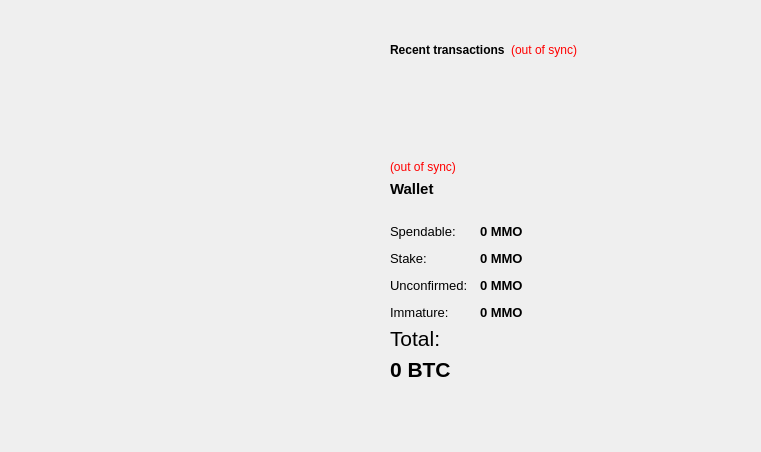
<?xml version="1.0" encoding="UTF-8"?>
<ui version="4.0">
 <class>OverviewPage</class>
 <widget class="QWidget" name="OverviewPage">
  <property name="geometry">
   <rect>
    <x>0</x>
    <y>0</y>
    <width>761</width>
    <height>452</height>
   </rect>
  </property>
  <property name="windowTitle">
   <string>Form</string>
  </property>
  <layout class="QHBoxLayout" name="horizontalLayout" stretch="1,1">
   <item>
    <layout class="QVBoxLayout" name="verticalLayout_2">
     <item>
      <spacer name="verticalSpacer">
       <property name="orientation">
        <enum>Qt::Vertical</enum>
       </property>
       <property name="sizeHint" stdset="0">
        <size>
         <width>20</width>
         <height>40</height>
        </size>
       </property>
      </spacer>
     </item>
    </layout>
   </item>
   <item>
    <layout class="QVBoxLayout" name="verticalLayout_3">
     <property name="sizeConstraint">
      <enum>QLayout::SetNoConstraint</enum>
     </property>
     <property name="topMargin">
      <number>0</number>
     </property>
     <item>
      <spacer name="verticalSpacer_5">
       <property name="orientation">
        <enum>Qt::Vertical</enum>
       </property>
       <property name="sizeType">
        <enum>QSizePolicy::Fixed</enum>
       </property>
       <property name="sizeHint" stdset="0">
        <size>
         <width>20</width>
         <height>20</height>
        </size>
       </property>
      </spacer>
     </item>
     <item>
      <widget class="QFrame" name="frame_2">
       <property name="styleSheet">
        <string notr="true">border: 0</string>
       </property>
       <property name="frameShape">
        <enum>QFrame::StyledPanel</enum>
       </property>
       <property name="frameShadow">
        <enum>QFrame::Raised</enum>
       </property>
       <layout class="QVBoxLayout" name="verticalLayout">
        <item>
         <spacer name="verticalSpacer_3">
          <property name="orientation">
           <enum>Qt::Vertical</enum>
          </property>
          <property name="sizeHint" stdset="0">
           <size>
            <width>20</width>
            <height>40</height>
           </size>
          </property>
         </spacer>
        </item>
        <item>
         <layout class="QHBoxLayout" name="horizontalLayout_2">
          <item>
           <widget class="QLabel" name="label_4">
            <property name="text">
             <string>&lt;b&gt;Recent transactions&lt;/b&gt;</string>
            </property>
           </widget>
          </item>
          <item>
           <widget class="QLabel" name="labelTransactionsStatus">
            <property name="toolTip">
             <string>The displayed information may be out of date. Your wallet automatically synchronizes with the MMOCoin network after a connection is established, but this process has not completed yet.</string>
            </property>
            <property name="styleSheet">
             <string notr="true">QLabel { color: red; }</string>
            </property>
            <property name="text">
             <string notr="true">(out of sync)</string>
            </property>
            <property name="alignment">
             <set>Qt::AlignRight|Qt::AlignTrailing|Qt::AlignVCenter</set>
            </property>
           </widget>
          </item>
          <item>
           <spacer name="horizontalSpacer">
            <property name="orientation">
             <enum>Qt::Horizontal</enum>
            </property>
            <property name="sizeHint" stdset="0">
             <size>
              <width>40</width>
              <height>20</height>
             </size>
            </property>
           </spacer>
          </item>
         </layout>
        </item>
        <item>
         <widget class="QListView" name="listTransactions">
          <property name="styleSheet">
           <string notr="true">QListView { background: transparent; }</string>
          </property>
          <property name="frameShape">
           <enum>QFrame::NoFrame</enum>
          </property>
          <property name="verticalScrollBarPolicy">
           <enum>Qt::ScrollBarAlwaysOff</enum>
          </property>
          <property name="horizontalScrollBarPolicy">
           <enum>Qt::ScrollBarAlwaysOff</enum>
          </property>
          <property name="selectionMode">
           <enum>QAbstractItemView::NoSelection</enum>
          </property>
         </widget>
        </item>
        <item>
         <widget class="QLabel" name="labelWalletStatus">
          <property name="toolTip">
           <string>The displayed information may be out of date. Your wallet automatically synchronizes with the MMOCoin network after a connection is established, but this process has not completed yet.</string>
          </property>
          <property name="styleSheet">
           <string notr="true">QLabel { color: red; }</string>
          </property>
          <property name="text">
           <string notr="true">(out of sync)</string>
          </property>
          <property name="alignment">
           <set>Qt::AlignLeading|Qt::AlignLeft|Qt::AlignVCenter</set>
          </property>
         </widget>
        </item>
        <item>
         <widget class="QLabel" name="label_5">
          <property name="font">
           <font>
            <pointsize>11</pointsize>
            <weight>75</weight>
            <bold>true</bold>
           </font>
          </property>
          <property name="text">
           <string>Wallet</string>
          </property>
         </widget>
        </item>
        <item>
         <spacer name="horizontalSpacer_2">
          <property name="orientation">
           <enum>Qt::Horizontal</enum>
          </property>
          <property name="sizeHint" stdset="0">
           <size>
            <width>40</width>
            <height>20</height>
           </size>
          </property>
         </spacer>
        </item>
        <item>
         <layout class="QFormLayout" name="formLayout_2">
          <property name="fieldGrowthPolicy">
           <enum>QFormLayout::AllNonFixedFieldsGrow</enum>
          </property>
          <property name="horizontalSpacing">
           <number>12</number>
          </property>
          <property name="verticalSpacing">
           <number>12</number>
          </property>
          <item row="0" column="0">
           <widget class="QLabel" name="label">
            <property name="font">
             <font>
              <pointsize>10</pointsize>
             </font>
            </property>
            <property name="text">
             <string>Spendable:</string>
            </property>
           </widget>
          </item>
          <item row="0" column="1">
           <widget class="QLabel" name="labelBalance">
            <property name="font">
             <font>
              <pointsize>10</pointsize>
              <weight>75</weight>
              <bold>true</bold>
             </font>
            </property>
            <property name="cursor">
             <cursorShape>IBeamCursor</cursorShape>
            </property>
            <property name="toolTip">
             <string>Your current spendable balance</string>
            </property>
            <property name="text">
             <string notr="true">0 MMO</string>
            </property>
            <property name="textInteractionFlags">
             <set>Qt::LinksAccessibleByMouse|Qt::TextSelectableByKeyboard|Qt::TextSelectableByMouse</set>
            </property>
           </widget>
          </item>
          <item row="1" column="0">
           <widget class="QLabel" name="label_6">
            <property name="font">
             <font>
              <pointsize>10</pointsize>
             </font>
            </property>
            <property name="text">
             <string>Stake:</string>
            </property>
           </widget>
          </item>
          <item row="1" column="1">
           <widget class="QLabel" name="labelStake">
            <property name="font">
             <font>
              <pointsize>10</pointsize>
              <weight>75</weight>
              <bold>true</bold>
             </font>
            </property>
            <property name="cursor">
             <cursorShape>IBeamCursor</cursorShape>
            </property>
            <property name="toolTip">
             <string>Total of coins that was staked, and do not yet count toward the current balance</string>
            </property>
            <property name="text">
             <string notr="true">0 MMO</string>
            </property>
            <property name="textInteractionFlags">
             <set>Qt::LinksAccessibleByMouse|Qt::TextSelectableByKeyboard|Qt::TextSelectableByMouse</set>
            </property>
           </widget>
          </item>
          <item row="2" column="0">
           <widget class="QLabel" name="label_3">
            <property name="font">
             <font>
              <pointsize>10</pointsize>
             </font>
            </property>
            <property name="text">
             <string>Unconfirmed:</string>
            </property>
           </widget>
          </item>
          <item row="2" column="1">
           <widget class="QLabel" name="labelUnconfirmed">
            <property name="font">
             <font>
              <pointsize>10</pointsize>
              <weight>75</weight>
              <bold>true</bold>
             </font>
            </property>
            <property name="cursor">
             <cursorShape>IBeamCursor</cursorShape>
            </property>
            <property name="toolTip">
             <string>Total of transactions that have yet to be confirmed, and do not yet count toward the current balance</string>
            </property>
            <property name="text">
             <string notr="true">0 MMO</string>
            </property>
            <property name="textInteractionFlags">
             <set>Qt::LinksAccessibleByMouse|Qt::TextSelectableByKeyboard|Qt::TextSelectableByMouse</set>
            </property>
           </widget>
          </item>
          <item row="3" column="0">
           <widget class="QLabel" name="labelImmatureText">
            <property name="font">
             <font>
              <pointsize>10</pointsize>
             </font>
            </property>
            <property name="text">
             <string>Immature:</string>
            </property>
           </widget>
          </item>
          <item row="3" column="1">
           <widget class="QLabel" name="labelImmature">
            <property name="font">
             <font>
              <pointsize>10</pointsize>
              <weight>75</weight>
              <bold>true</bold>
             </font>
            </property>
            <property name="toolTip">
             <string>Mined balance that has not yet matured</string>
            </property>
            <property name="text">
             <string notr="true">0 MMO</string>
            </property>
            <property name="textInteractionFlags">
             <set>Qt::LinksAccessibleByMouse|Qt::TextSelectableByKeyboard|Qt::TextSelectableByMouse</set>
            </property>
           </widget>
          </item>
         </layout>
        </item>
        <item>
         <widget class="QLabel" name="labelTotalText">
          <property name="font">
           <font>
            <family>Arial</family>
            <pointsize>16</pointsize>
           </font>
          </property>
          <property name="text">
           <string>Total:</string>
          </property>
         </widget>
        </item>
        <item>
         <widget class="QLabel" name="labelTotal">
          <property name="font">
           <font>
            <family>Arial</family>
            <pointsize>16</pointsize>
            <weight>75</weight>
            <bold>true</bold>
           </font>
          </property>
          <property name="cursor">
           <cursorShape>IBeamCursor</cursorShape>
          </property>
          <property name="toolTip">
           <string>Your current total balance</string>
          </property>
          <property name="text">
           <string notr="true">0 BTC</string>
          </property>
          <property name="textInteractionFlags">
           <set>Qt::LinksAccessibleByMouse|Qt::TextSelectableByKeyboard|Qt::TextSelectableByMouse</set>
          </property>
         </widget>
        </item>
        <item>
         <spacer name="verticalSpacer_4">
          <property name="orientation">
           <enum>Qt::Vertical</enum>
          </property>
          <property name="sizeType">
           <enum>QSizePolicy::Fixed</enum>
          </property>
          <property name="sizeHint" stdset="0">
           <size>
            <width>20</width>
            <height>50</height>
           </size>
          </property>
         </spacer>
        </item>
       </layout>
      </widget>
     </item>
     <item>
      <spacer name="verticalSpacer_2">
       <property name="orientation">
        <enum>Qt::Vertical</enum>
       </property>
       <property name="sizeHint" stdset="0">
        <size>
         <width>20</width>
         <height>40</height>
        </size>
       </property>
      </spacer>
     </item>
    </layout>
   </item>
  </layout>
 </widget>
 <resources/>
 <connections/>
</ui>
